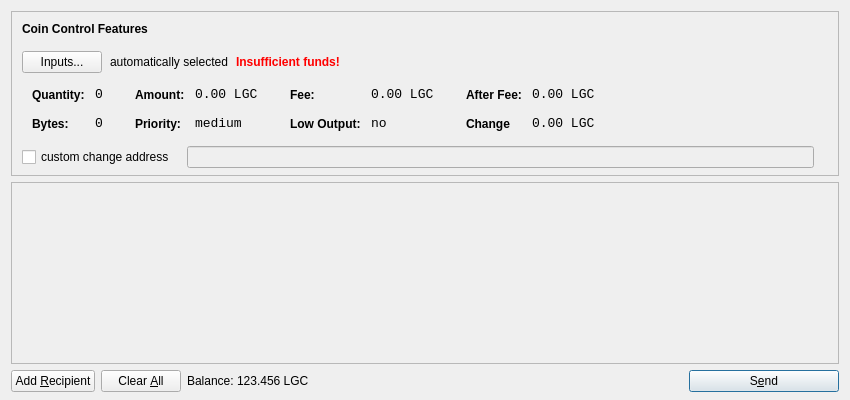
<?xml version="1.0" encoding="UTF-8"?>
<ui version="4.0">
 <class>SendCoinsDialog</class>
 <widget class="QDialog" name="SendCoinsDialog">
  <property name="geometry">
   <rect>
    <x>0</x>
    <y>0</y>
    <width>850</width>
    <height>400</height>
   </rect>
  </property>
  <property name="windowTitle">
   <string>Send Coins</string>
  </property>
  <layout class="QVBoxLayout" name="verticalLayout" stretch="0,1,0">
   <property name="bottomMargin">
    <number>8</number>
   </property>
   <item>
    <widget class="QFrame" name="frameCoinControl">
     <property name="sizePolicy">
      <sizepolicy hsizetype="Expanding" vsizetype="Expanding">
       <horstretch>0</horstretch>
       <verstretch>0</verstretch>
      </sizepolicy>
     </property>
     <property name="maximumSize">
      <size>
       <width>16777215</width>
       <height>16777215</height>
      </size>
     </property>
     <property name="frameShape">
      <enum>QFrame::StyledPanel</enum>
     </property>
     <property name="frameShadow">
      <enum>QFrame::Sunken</enum>
     </property>
     <layout class="QVBoxLayout" name="verticalLayoutCoinControl2">
      <property name="spacing">
       <number>6</number>
      </property>
      <property name="leftMargin">
       <number>0</number>
      </property>
      <property name="topMargin">
       <number>0</number>
      </property>
      <property name="rightMargin">
       <number>0</number>
      </property>
      <property name="bottomMargin">
       <number>6</number>
      </property>
      <item>
       <layout class="QVBoxLayout" name="verticalLayoutCoinControl" stretch="0,0,0,0,1">
        <property name="spacing">
         <number>0</number>
        </property>
        <property name="leftMargin">
         <number>10</number>
        </property>
        <property name="topMargin">
         <number>10</number>
        </property>
        <item>
         <layout class="QHBoxLayout" name="horizontalLayoutCoinControl1">
          <property name="bottomMargin">
           <number>15</number>
          </property>
          <item>
           <widget class="QLabel" name="labelCoinControlFeatures">
            <property name="sizePolicy">
             <sizepolicy hsizetype="Preferred" vsizetype="Maximum">
              <horstretch>0</horstretch>
              <verstretch>0</verstretch>
             </sizepolicy>
            </property>
            <property name="font">
             <font>
              <weight>75</weight>
              <bold>true</bold>
             </font>
            </property>
            <property name="styleSheet">
             <string notr="true">font-weight:bold;</string>
            </property>
            <property name="text">
             <string>Coin Control Features</string>
            </property>
           </widget>
          </item>
         </layout>
        </item>
        <item>
         <layout class="QHBoxLayout" name="horizontalLayoutCoinControl2" stretch="0,0,0,0">
          <property name="spacing">
           <number>8</number>
          </property>
          <property name="bottomMargin">
           <number>10</number>
          </property>
          <item>
           <widget class="QPushButton" name="pushButtonCoinControl">
            <property name="styleSheet">
             <string notr="true"/>
            </property>
            <property name="text">
             <string>Inputs...</string>
            </property>
           </widget>
          </item>
          <item>
           <widget class="QLabel" name="labelCoinControlAutomaticallySelected">
            <property name="text">
             <string>automatically selected</string>
            </property>
            <property name="margin">
             <number>5</number>
            </property>
           </widget>
          </item>
          <item>
           <widget class="QLabel" name="labelCoinControlInsuffFunds">
            <property name="font">
             <font>
              <weight>75</weight>
              <bold>true</bold>
             </font>
            </property>
            <property name="styleSheet">
             <string notr="true">color:red;font-weight:bold;</string>
            </property>
            <property name="text">
             <string>Insufficient funds!</string>
            </property>
            <property name="margin">
             <number>5</number>
            </property>
           </widget>
          </item>
          <item>
           <spacer name="horizontalSpacerCoinControl">
            <property name="orientation">
             <enum>Qt::Horizontal</enum>
            </property>
            <property name="sizeHint" stdset="0">
             <size>
              <width>40</width>
              <height>1</height>
             </size>
            </property>
           </spacer>
          </item>
         </layout>
        </item>
        <item>
         <widget class="QWidget" name="widgetCoinControl" native="true">
          <property name="sizePolicy">
           <sizepolicy hsizetype="Preferred" vsizetype="Preferred">
            <horstretch>0</horstretch>
            <verstretch>0</verstretch>
           </sizepolicy>
          </property>
          <property name="minimumSize">
           <size>
            <width>0</width>
            <height>0</height>
           </size>
          </property>
          <property name="styleSheet">
           <string notr="true"/>
          </property>
          <layout class="QHBoxLayout" name="horizontalLayoutCoinControl5">
           <property name="leftMargin">
            <number>0</number>
           </property>
           <property name="topMargin">
            <number>0</number>
           </property>
           <property name="rightMargin">
            <number>0</number>
           </property>
           <property name="bottomMargin">
            <number>0</number>
           </property>
           <item>
            <layout class="QHBoxLayout" name="horizontalLayoutCoinControl3" stretch="0,0,0,1">
             <property name="spacing">
              <number>20</number>
             </property>
             <property name="topMargin">
              <number>0</number>
             </property>
             <property name="bottomMargin">
              <number>10</number>
             </property>
             <item>
              <layout class="QFormLayout" name="formLayoutCoinControl1">
               <property name="horizontalSpacing">
                <number>10</number>
               </property>
               <property name="verticalSpacing">
                <number>14</number>
               </property>
               <property name="leftMargin">
                <number>10</number>
               </property>
               <property name="topMargin">
                <number>4</number>
               </property>
               <property name="rightMargin">
                <number>6</number>
               </property>
               <item row="0" column="0">
                <widget class="QLabel" name="labelCoinControlQuantityText">
                 <property name="styleSheet">
                  <string notr="true">font-weight:bold;</string>
                 </property>
                 <property name="text">
                  <string>Quantity:</string>
                 </property>
                 <property name="margin">
                  <number>0</number>
                 </property>
                </widget>
               </item>
               <item row="0" column="1">
                <widget class="QLabel" name="labelCoinControlQuantity">
                 <property name="font">
                  <font>
                   <family>Monospace</family>
                   <pointsize>10</pointsize>
                  </font>
                 </property>
                 <property name="cursor">
                  <cursorShape>IBeamCursor</cursorShape>
                 </property>
                 <property name="contextMenuPolicy">
                  <enum>Qt::ActionsContextMenu</enum>
                 </property>
                 <property name="text">
                  <string>0</string>
                 </property>
                 <property name="margin">
                  <number>0</number>
                 </property>
                 <property name="textInteractionFlags">
                  <set>Qt::LinksAccessibleByMouse|Qt::TextSelectableByKeyboard|Qt::TextSelectableByMouse</set>
                 </property>
                </widget>
               </item>
               <item row="1" column="0">
                <widget class="QLabel" name="labelCoinControlBytesText">
                 <property name="styleSheet">
                  <string notr="true">font-weight:bold;</string>
                 </property>
                 <property name="text">
                  <string>Bytes:</string>
                 </property>
                </widget>
               </item>
               <item row="1" column="1">
                <widget class="QLabel" name="labelCoinControlBytes">
                 <property name="font">
                  <font>
                   <family>Monospace</family>
                   <pointsize>10</pointsize>
                  </font>
                 </property>
                 <property name="cursor">
                  <cursorShape>IBeamCursor</cursorShape>
                 </property>
                 <property name="contextMenuPolicy">
                  <enum>Qt::ActionsContextMenu</enum>
                 </property>
                 <property name="text">
                  <string>0</string>
                 </property>
                 <property name="textInteractionFlags">
                  <set>Qt::LinksAccessibleByMouse|Qt::TextSelectableByKeyboard|Qt::TextSelectableByMouse</set>
                 </property>
                </widget>
               </item>
              </layout>
             </item>
             <item>
              <layout class="QFormLayout" name="formLayoutCoinControl2">
               <property name="horizontalSpacing">
                <number>10</number>
               </property>
               <property name="verticalSpacing">
                <number>14</number>
               </property>
               <property name="leftMargin">
                <number>6</number>
               </property>
               <property name="topMargin">
                <number>4</number>
               </property>
               <property name="rightMargin">
                <number>6</number>
               </property>
               <item row="0" column="0">
                <widget class="QLabel" name="labelCoinControlAmountText">
                 <property name="styleSheet">
                  <string notr="true">font-weight:bold;</string>
                 </property>
                 <property name="text">
                  <string>Amount:</string>
                 </property>
                 <property name="margin">
                  <number>0</number>
                 </property>
                </widget>
               </item>
               <item row="0" column="1">
                <widget class="QLabel" name="labelCoinControlAmount">
                 <property name="maximumSize">
                  <size>
                   <width>3200</width>
                   <height>1800</height>
                  </size>
                 </property>
                 <property name="font">
                  <font>
                   <family>Monospace</family>
                   <pointsize>10</pointsize>
                  </font>
                 </property>
                 <property name="cursor">
                  <cursorShape>IBeamCursor</cursorShape>
                 </property>
                 <property name="contextMenuPolicy">
                  <enum>Qt::ActionsContextMenu</enum>
                 </property>
                 <property name="text">
                  <string>0.00 LGC</string>
                 </property>
                 <property name="textInteractionFlags">
                  <set>Qt::LinksAccessibleByMouse|Qt::TextSelectableByKeyboard|Qt::TextSelectableByMouse</set>
                 </property>
                </widget>
               </item>
               <item row="1" column="0">
                <widget class="QLabel" name="labelCoinControlPriorityText">
                 <property name="styleSheet">
                  <string notr="true">font-weight:bold;</string>
                 </property>
                 <property name="text">
                  <string>Priority:</string>
                 </property>
                </widget>
               </item>
               <item row="1" column="1">
                <widget class="QLabel" name="labelCoinControlPriority">
                 <property name="font">
                  <font>
                   <family>Monospace</family>
                   <pointsize>10</pointsize>
                  </font>
                 </property>
                 <property name="cursor">
                  <cursorShape>IBeamCursor</cursorShape>
                 </property>
                 <property name="contextMenuPolicy">
                  <enum>Qt::ActionsContextMenu</enum>
                 </property>
                 <property name="text">
                  <string>medium</string>
                 </property>
                 <property name="textInteractionFlags">
                  <set>Qt::LinksAccessibleByMouse|Qt::TextSelectableByKeyboard|Qt::TextSelectableByMouse</set>
                 </property>
                </widget>
               </item>
              </layout>
             </item>
             <item>
              <layout class="QFormLayout" name="formLayoutCoinControl3">
               <property name="horizontalSpacing">
                <number>10</number>
               </property>
               <property name="verticalSpacing">
                <number>14</number>
               </property>
               <property name="leftMargin">
                <number>6</number>
               </property>
               <property name="topMargin">
                <number>4</number>
               </property>
               <property name="rightMargin">
                <number>6</number>
               </property>
               <item row="0" column="0">
                <widget class="QLabel" name="labelCoinControlFeeText">
                 <property name="styleSheet">
                  <string notr="true">font-weight:bold;</string>
                 </property>
                 <property name="text">
                  <string>Fee:</string>
                 </property>
                 <property name="margin">
                  <number>0</number>
                 </property>
                </widget>
               </item>
               <item row="0" column="1">
                <widget class="QLabel" name="labelCoinControlFee">
                 <property name="font">
                  <font>
                   <family>Monospace</family>
                   <pointsize>10</pointsize>
                  </font>
                 </property>
                 <property name="cursor">
                  <cursorShape>IBeamCursor</cursorShape>
                 </property>
                 <property name="contextMenuPolicy">
                  <enum>Qt::ActionsContextMenu</enum>
                 </property>
                 <property name="text">
                  <string>0.00 LGC</string>
                 </property>
                 <property name="textInteractionFlags">
                  <set>Qt::LinksAccessibleByMouse|Qt::TextSelectableByKeyboard|Qt::TextSelectableByMouse</set>
                 </property>
                </widget>
               </item>
               <item row="1" column="0">
                <widget class="QLabel" name="labelCoinControlLowOutputText">
                 <property name="styleSheet">
                  <string notr="true">font-weight:bold;</string>
                 </property>
                 <property name="text">
                  <string>Low Output:</string>
                 </property>
                </widget>
               </item>
               <item row="1" column="1">
                <widget class="QLabel" name="labelCoinControlLowOutput">
                 <property name="font">
                  <font>
                   <family>Monospace</family>
                   <pointsize>10</pointsize>
                  </font>
                 </property>
                 <property name="cursor">
                  <cursorShape>IBeamCursor</cursorShape>
                 </property>
                 <property name="contextMenuPolicy">
                  <enum>Qt::ActionsContextMenu</enum>
                 </property>
                 <property name="text">
                  <string>no</string>
                 </property>
                 <property name="textInteractionFlags">
                  <set>Qt::LinksAccessibleByMouse|Qt::TextSelectableByKeyboard|Qt::TextSelectableByMouse</set>
                 </property>
                </widget>
               </item>
              </layout>
             </item>
             <item>
              <layout class="QFormLayout" name="formLayoutCoinControl4">
               <property name="horizontalSpacing">
                <number>10</number>
               </property>
               <property name="verticalSpacing">
                <number>14</number>
               </property>
               <property name="leftMargin">
                <number>6</number>
               </property>
               <property name="topMargin">
                <number>4</number>
               </property>
               <property name="rightMargin">
                <number>6</number>
               </property>
               <item row="0" column="0">
                <widget class="QLabel" name="labelCoinControlAfterFeeText">
                 <property name="styleSheet">
                  <string notr="true">font-weight:bold;</string>
                 </property>
                 <property name="text">
                  <string>After Fee:</string>
                 </property>
                 <property name="margin">
                  <number>0</number>
                 </property>
                </widget>
               </item>
               <item row="0" column="1">
                <widget class="QLabel" name="labelCoinControlAfterFee">
                 <property name="font">
                  <font>
                   <family>Monospace</family>
                   <pointsize>10</pointsize>
                  </font>
                 </property>
                 <property name="cursor">
                  <cursorShape>IBeamCursor</cursorShape>
                 </property>
                 <property name="contextMenuPolicy">
                  <enum>Qt::ActionsContextMenu</enum>
                 </property>
                 <property name="text">
                  <string>0.00 LGC</string>
                 </property>
                 <property name="textInteractionFlags">
                  <set>Qt::LinksAccessibleByMouse|Qt::TextSelectableByKeyboard|Qt::TextSelectableByMouse</set>
                 </property>
                </widget>
               </item>
               <item row="1" column="0">
                <widget class="QLabel" name="labelCoinControlChangeText">
                 <property name="styleSheet">
                  <string notr="true">font-weight:bold;</string>
                 </property>
                 <property name="text">
                  <string>Change</string>
                 </property>
                </widget>
               </item>
               <item row="1" column="1">
                <widget class="QLabel" name="labelCoinControlChange">
                 <property name="font">
                  <font>
                   <family>Monospace</family>
                   <pointsize>10</pointsize>
                  </font>
                 </property>
                 <property name="cursor">
                  <cursorShape>IBeamCursor</cursorShape>
                 </property>
                 <property name="contextMenuPolicy">
                  <enum>Qt::ActionsContextMenu</enum>
                 </property>
                 <property name="text">
                  <string>0.00 LGC</string>
                 </property>
                 <property name="textInteractionFlags">
                  <set>Qt::LinksAccessibleByMouse|Qt::TextSelectableByKeyboard|Qt::TextSelectableByMouse</set>
                 </property>
                </widget>
               </item>
              </layout>
             </item>
            </layout>
           </item>
          </layout>
         </widget>
        </item>
        <item>
         <layout class="QHBoxLayout" name="horizontalLayoutCoinControl4" stretch="0,0,0">
          <property name="spacing">
           <number>12</number>
          </property>
          <property name="sizeConstraint">
           <enum>QLayout::SetDefaultConstraint</enum>
          </property>
          <property name="topMargin">
           <number>5</number>
          </property>
          <property name="rightMargin">
           <number>5</number>
          </property>
          <item>
           <widget class="QCheckBox" name="checkBoxCoinControlChange">
            <property name="text">
             <string>custom change address</string>
            </property>
           </widget>
          </item>
          <item>
           <widget class="QLineEdit" name="lineEditCoinControlChange">
            <property name="enabled">
             <bool>false</bool>
            </property>
            <property name="sizePolicy">
             <sizepolicy hsizetype="Expanding" vsizetype="Fixed">
              <horstretch>0</horstretch>
              <verstretch>0</verstretch>
             </sizepolicy>
            </property>
           </widget>
          </item>
          <item>
           <widget class="QLabel" name="labelCoinControlChangeLabel">
            <property name="sizePolicy">
             <sizepolicy hsizetype="Preferred" vsizetype="Expanding">
              <horstretch>0</horstretch>
              <verstretch>0</verstretch>
             </sizepolicy>
            </property>
            <property name="minimumSize">
             <size>
              <width>0</width>
              <height>0</height>
             </size>
            </property>
            <property name="text">
             <string/>
            </property>
            <property name="margin">
             <number>3</number>
            </property>
           </widget>
          </item>
         </layout>
        </item>
        <item>
         <spacer name="verticalSpacerCoinControl">
          <property name="orientation">
           <enum>Qt::Vertical</enum>
          </property>
          <property name="sizeHint" stdset="0">
           <size>
            <width>800</width>
            <height>1</height>
           </size>
          </property>
         </spacer>
        </item>
       </layout>
      </item>
     </layout>
    </widget>
   </item>
   <item>
    <widget class="QScrollArea" name="scrollArea">
     <property name="widgetResizable">
      <bool>true</bool>
     </property>
     <widget class="QWidget" name="scrollAreaWidgetContents">
      <property name="geometry">
       <rect>
        <x>0</x>
        <y>0</y>
        <width>830</width>
        <height>175</height>
       </rect>
      </property>
      <layout class="QVBoxLayout" name="verticalLayout_2">
       <property name="leftMargin">
        <number>0</number>
       </property>
       <property name="topMargin">
        <number>0</number>
       </property>
       <property name="rightMargin">
        <number>0</number>
       </property>
       <property name="bottomMargin">
        <number>0</number>
       </property>
       <item>
        <layout class="QVBoxLayout" name="entries">
         <property name="spacing">
          <number>6</number>
         </property>
        </layout>
       </item>
       <item>
        <spacer name="verticalSpacer">
         <property name="orientation">
          <enum>Qt::Vertical</enum>
         </property>
         <property name="sizeHint" stdset="0">
          <size>
           <width>20</width>
           <height>40</height>
          </size>
         </property>
        </spacer>
       </item>
      </layout>
     </widget>
    </widget>
   </item>
   <item>
    <layout class="QHBoxLayout" name="horizontalLayout">
     <item>
      <widget class="QPushButton" name="addButton">
       <property name="toolTip">
        <string>Send to multiple recipients at once</string>
       </property>
       <property name="text">
        <string>Add &amp;Recipient</string>
       </property>
       <property name="icon">
        <iconset resource="../bitcoin.qrc">
         <normaloff>:/icons/add</normaloff>:/icons/add</iconset>
       </property>
       <property name="autoDefault">
        <bool>false</bool>
       </property>
      </widget>
     </item>
     <item>
      <widget class="QPushButton" name="clearButton">
       <property name="sizePolicy">
        <sizepolicy hsizetype="Minimum" vsizetype="Fixed">
         <horstretch>0</horstretch>
         <verstretch>0</verstretch>
        </sizepolicy>
       </property>
       <property name="toolTip">
        <string>Remove all transaction fields</string>
       </property>
       <property name="text">
        <string>Clear &amp;All</string>
       </property>
       <property name="icon">
        <iconset resource="../bitcoin.qrc">
         <normaloff>:/icons/remove</normaloff>:/icons/remove</iconset>
       </property>
       <property name="autoRepeatDelay">
        <number>300</number>
       </property>
       <property name="autoDefault">
        <bool>false</bool>
       </property>
      </widget>
     </item>
     <item>
      <layout class="QHBoxLayout" name="horizontalLayout_2">
       <property name="spacing">
        <number>3</number>
       </property>
       <item>
        <widget class="QLabel" name="label">
         <property name="text">
          <string>Balance:</string>
         </property>
        </widget>
       </item>
       <item>
        <widget class="QLabel" name="labelBalance">
         <property name="cursor">
          <cursorShape>IBeamCursor</cursorShape>
         </property>
         <property name="text">
          <string>123.456 LGC</string>
         </property>
         <property name="textInteractionFlags">
          <set>Qt::LinksAccessibleByMouse|Qt::TextSelectableByKeyboard|Qt::TextSelectableByMouse</set>
         </property>
        </widget>
       </item>
      </layout>
     </item>
     <item>
      <spacer name="horizontalSpacer">
       <property name="orientation">
        <enum>Qt::Horizontal</enum>
       </property>
       <property name="sizeHint" stdset="0">
        <size>
         <width>40</width>
         <height>20</height>
        </size>
       </property>
      </spacer>
     </item>
     <item>
      <widget class="QPushButton" name="sendButton">
       <property name="minimumSize">
        <size>
         <width>150</width>
         <height>0</height>
        </size>
       </property>
       <property name="toolTip">
        <string>Confirm the send action</string>
       </property>
       <property name="text">
        <string>S&amp;end</string>
       </property>
       <property name="icon">
        <iconset resource="../bitcoin.qrc">
         <normaloff>:/icons/send</normaloff>:/icons/send</iconset>
       </property>
       <property name="default">
        <bool>true</bool>
       </property>
      </widget>
     </item>
    </layout>
   </item>
  </layout>
 </widget>
 <resources>
  <include location="../bitcoin.qrc"/>
 </resources>
 <connections/>
</ui>
